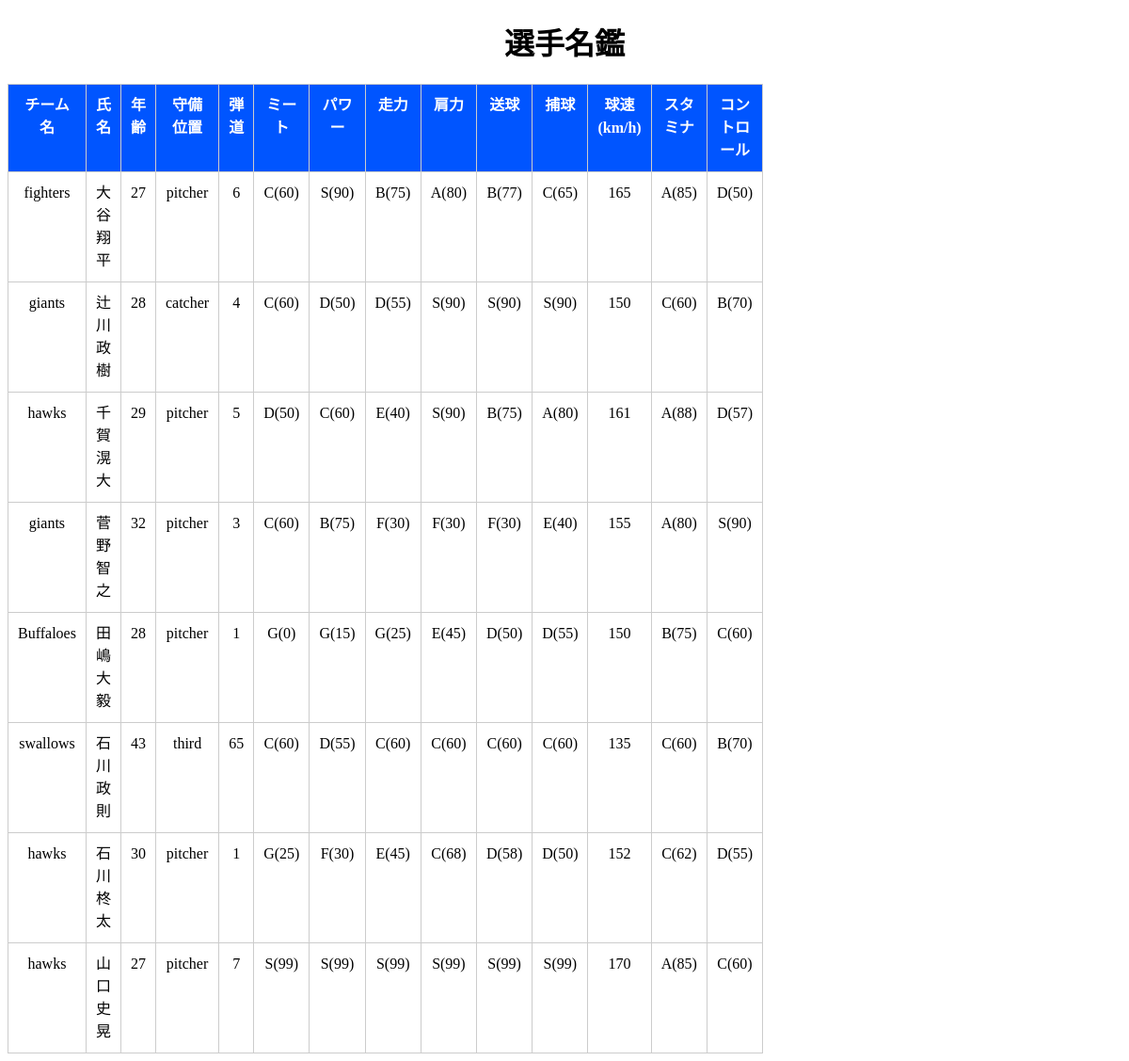
The page /library on the database its author committed.
### tables this page shows
CREATE TABLE player(
player_id INTEGER PRIMARY KEY AUTOINCREMENT,
family_name TEXT,
first_name  TEXT,
age tinyint, career text,
hometown text, hand text,
bbox text, position text,
meatAbility tinyint,
powerAbility tinyint,
trajectory tinyint,
speedAbility tinyint,
shoulderAbility tinyint,
throwAbility tinyint,
catchAbility tinyint, stamina tinyint, ballSpeed tinyint, team text, control tinyint, uniform_number text, slider tinyint, cut tinyint, curve tinyint, fork tinyint, changeUp tinyint, era tinyint, butting_average real, hr tinyint, rbi tinyint, sb tinyint);

### flaskr/main.py (the view)
@app.route('/library')
def library():
    con = sqlite3.connect(DATABASE)
    db_players = con.execute('SELECT * FROM player').fetchall()
    con.close()
    players = []
    for row in db_players:
        objs = [row[9],row[10],row[12],row[13],row[14],row[15],\
                row[16],row[19],row[20]]
        eval = [get_eval(i) for i in objs]
        players.append({"full_name":row[1]+" "+row[2],\
                        "age":row[3],"position":row[8],"team":row[18],\
                        "stamina": eval[6]+"("+str(row[16])+")",\
                        "control": eval[7] + "("+str(row[19])+")",\
                        "ballSpeed":row[17],\
                        "meat":eval[0]+"("+str(row[9])+")",\
                        "power":eval[1]+"("+str(row[10])+")",\
                        "trajectory":row[11],\
                        "speed":eval[2]+"("+str(row[12])+")",\
                        "shoulder":eval[3]+"("+str(row[13])+")",\
                        "throw":eval[4]+"("+str(row[14])+")",\
                        "catch":eval[5]+"("+str(row[15])+")"
                        })
    return render_template(
        'library.html',
        players = players
    )

### flaskr/main.py (called while the page is built)
def get_eval(val):
    print("val:",val)
    val = int(val)
    eval = ""
    if val < 30:
        eval = "G"
    elif val < 40:
        eval = "F"
    elif val < 50:
        eval = "E"
    elif val < 60:
        eval = "D"
    elif val < 70:
        eval = "C"
    elif val < 80:
        eval = "B"
    elif val < 90:
        eval = "A"
    elif val < 100:
        eval = "S"
    else: eval = "無効な値"
    return eval

### flaskr/templates/library.html (shortened to what this page needs)
<!DOCTYPE html>
<html lang="ja">
<head>
</head>
<body>
    <h1>選手名鑑</h1>
    <table border="1" class="type06">
        <tr>
            <th>チーム名</th>
            <th>氏名</th>
            <th>年齢</th>
            <th>守備位置</th>
            <th>弾道</th>
            <th>ミート</th>
            <th>パワー</th>
            <th>走力</th>
            <th>肩力</th>
            <th>送球</th>
            <th>捕球</th>
            <th>球速(km/h)</th>
            <th>スタミナ</th>
            <th>コントロール</th>
        </tr>
        {% for player in players %}
            <tr>
                <td>{{ player.team }}</td>
                <td>{{ player.full_name }}</td>
                <td>{{ player.age }}</td>
                <td>{{ player.position }}</td>
                <td>{{ player.trajectory }}</td>
                <td>{{ player.meat}}</td>
                <td>{{ player.power}}</td>
                <td>{{ player.speed }}</td>
                <td>{{ player.shoulder }}</td>
                <td>{{ player.throw }}</td>
                <td>{{ player.catch }}</td>
                <td>{{ player.ballSpeed}}</td>
                <td>{{ player.stamina}}</td>
                <td>{{ player.control}}</td>
            </tr>
        {% endfor %}
        </table>
</body>
</html>

### flaskr/templates/library.html (style rules this page uses)
body { background-color: white; text-align: center; }
table, th, td { border-collapse: collapse; border: 1px solid #ccc; line-height: 1.5; }
table { width: 300px; }
table.type06 th { width: 350px; padding: 10px; font-weight: bold; vertical-align: top; background: #0055ff; color: #ffffff; }
table.type06 td { width: 550px; padding: 10px; vertical-align: top; }

### rows shown on the page
player: team "fighters", full_name "大谷 翔平", age "27", position "pitcher", trajectory "6", meat "C(60)", power "S(90)", speed "B(75)", shoulder "A(80)", throw "B(77)", catch "C(65)", ballSpeed "165", stamina "A(85)", control "D(50)"
player: team "giants", full_name "辻川 政樹", age "28", position "catcher", trajectory "4", meat "C(60)", power "D(50)", speed "D(55)", shoulder "S(90)", throw "S(90)", catch "S(90)", ballSpeed "150", stamina "C(60)", control "B(70)"
player: team "hawks", full_name "千賀 滉大", age "29", position "pitcher", trajectory "5", meat "D(50)", power "C(60)", speed "E(40)", shoulder "S(90)", throw "B(75)", catch "A(80)", ballSpeed "161", stamina "A(88)", control "D(57)"
player: team "giants", full_name "菅野 智之", age "32", position "pitcher", trajectory "3", meat "C(60)", power "B(75)", speed "F(30)", shoulder "F(30)", throw "F(30)", catch "E(40)", ballSpeed "155", stamina "A(80)", control "S(90)"
player: team "Buffaloes", full_name "田嶋 大毅", age "28", position "pitcher", trajectory "1", meat "G(0)", power "G(15)", speed "G(25)", shoulder "E(45)", throw "D(50)", catch "D(55)", ballSpeed "150", stamina "B(75)", control "C(60)"
player: team "swallows", full_name "石川 政則", age "43", position "third", trajectory "65", meat "C(60)", power "D(55)", speed "C(60)", shoulder "C(60)", throw "C(60)", catch "C(60)", ballSpeed "135", stamina "C(60)", control "B(70)"
player: team "hawks", full_name "石川 柊太", age "30", position "pitcher", trajectory "1", meat "G(25)", power "F(30)", speed "E(45)", shoulder "C(68)", throw "D(58)", catch "D(50)", ballSpeed "152", stamina "C(62)", control "D(55)"
player: team "hawks", full_name "山口 史晃", age "27", position "pitcher", trajectory "7", meat "S(99)", power "S(99)", speed "S(99)", shoulder "S(99)", throw "S(99)", catch "S(99)", ballSpeed "170", stamina "A(85)", control "C(60)"
